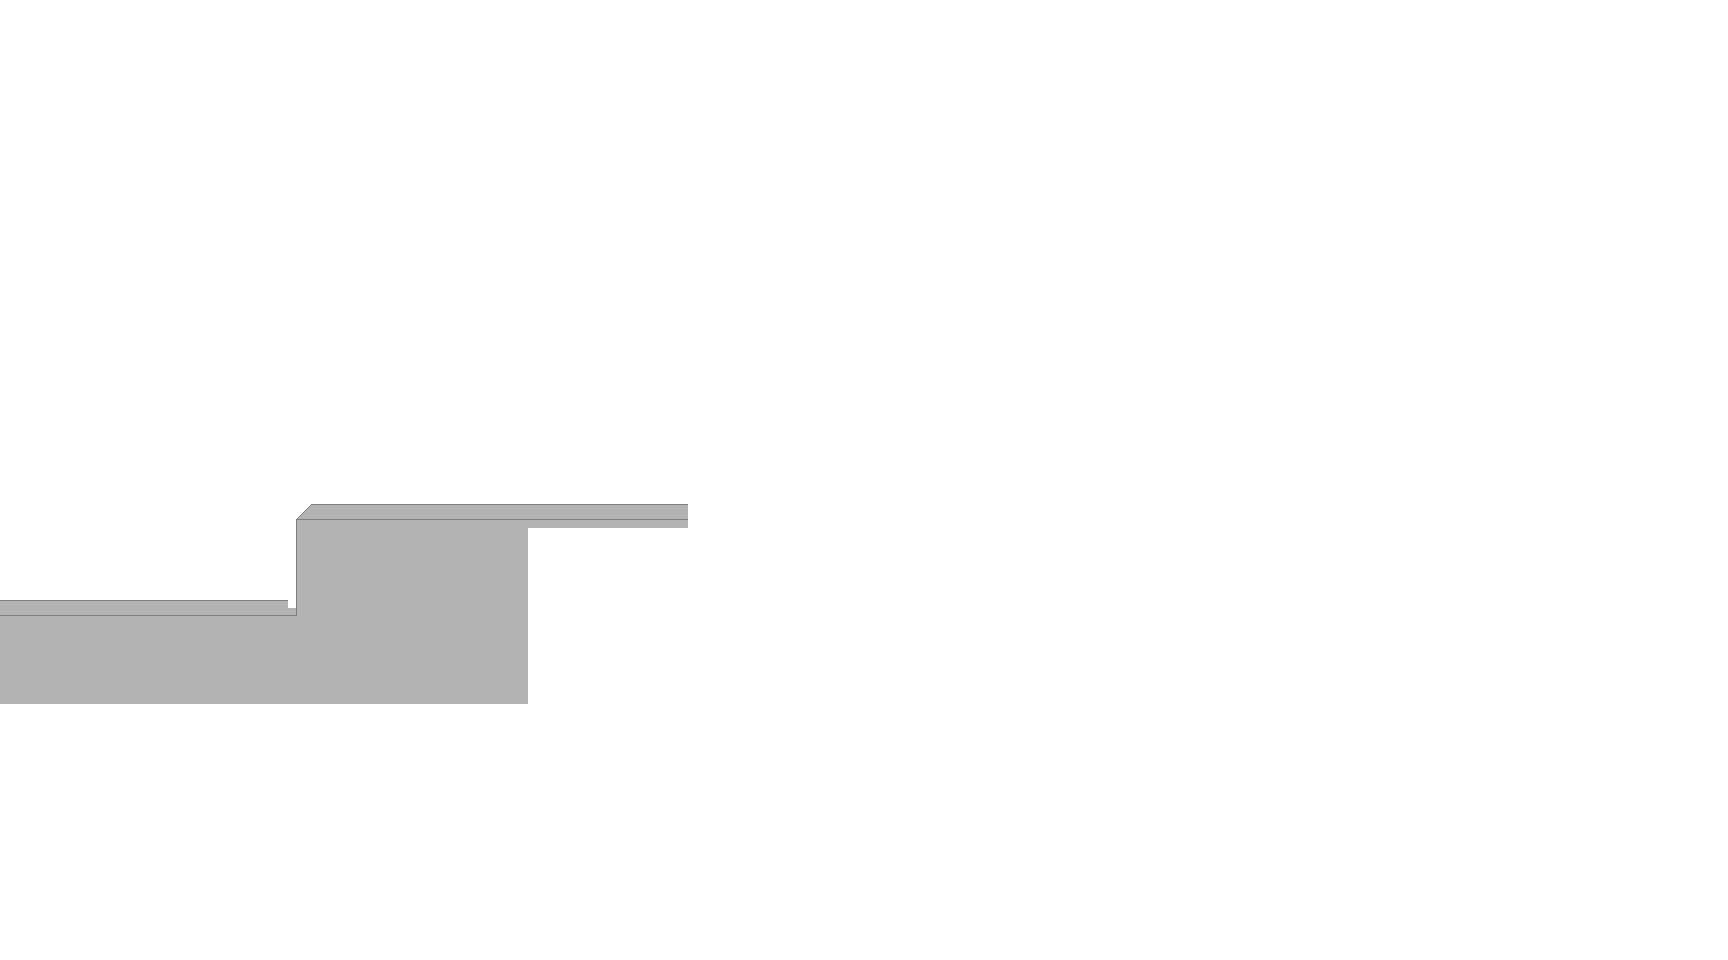

A level layout from a 2D game, rendered from its tile map. Below: a short description, then the map file with tile-grid data replaced by summaries:
An orthogonal 108x60 tile map with 16x16 px tiles, 4 tile layers (doors, background, mainlayer, foreground), 1 hidden layer not drawn and 25 objects (5x Briefcase, 2x Trigger, 2x Image, Player, Checkpoint, ...).

<map version="1.0" orientation="orthogonal" width="108" height="60" tilewidth="16" tileheight="16" backgroundcolor="#ffffff">
 <properties>
  <property name="physicsGravityY" value="-9.81" />
  <property name="physicsSimulationSpeed" value="1.0" />
  <property name="restrictScrollingToMapBoundary" value="YES" />
 </properties>
 <tileset firstgid="1" name="Tileset_GeometryB" tilewidth="16" tileheight="16" spacing="1" margin="1">
  <image source="Tileset_Geometry_16x16.png" width="256" height="256" />
 </tileset>
 <layer name="needed under objects to prevent crash" width="108" height="60" visible="0">
  <data>[6480 cells, 0 non-empty, 0 distinct tile ids]</data>
 </layer>
 <objectgroup name="HelperScreensizes" width="108" height="60" visible="0">
  <object x="0" y="640" width="576" height="320" />
  <object x="0" y="320" width="576" height="320" />
  <object x="0" y="0" width="576" height="320" />
  <object x="576" y="640" width="576" height="320" />
  <object x="576" y="0" width="576" height="320" />
  <object x="576" y="320" width="576" height="320" />
  <object x="1152" y="640" width="576" height="320" />
  <object x="1152" y="0" width="576" height="320" />
  <object x="1152" y="320" width="576" height="320" />
 </objectgroup>
 <layer name="doors" width="108" height="60">
  <data>[6480 cells, 0 non-empty, 0 distinct tile ids]</data>
 </layer>
 <layer name="background" width="108" height="60">
  <data>[6480 cells, 49 non-empty, 6 distinct tile ids]</data>
 </layer>
 <layer name="mainlayer" width="108" height="60">
  <properties>
   <property name="_mainTileLayer" value="YES" />
  </properties>
  <data>[6480 cells, 152 non-empty, 1 distinct tile ids]</data>
 </layer>
 <objectgroup color="#00ff00" name="game objects" width="108" height="60">
  <object name="player" type="Player" x="96" y="576" width="16" height="32" />
  <object name="spawnEntry" type="Checkpoint" x="48" y="832" width="16" height="32" />
  <object name="ExitToStageSelection" type="Trigger" x="0" y="800" width="16" height="64">
   <properties>
    <property name="info.checkpoint" value="spawnStage002" />
    <property name="info.tmxFile" value="DemoStageSelection.tmx" />
    <property name="notification" value="LoadMap" />
   </properties>
  </object>
  <object name="b1" type="Briefcase" x="208" y="832" width="16" height="16" />
  <object name="b2" type="Briefcase" x="240" y="832" width="16" height="16" />
  <object name="b3" type="Briefcase" x="272" y="832" width="16" height="16" />
  <object name="b4" type="Briefcase" x="304" y="832" width="16" height="16" />
  <object name="b5" type="Briefcase" x="336" y="832" width="16" height="16" />
  <object name="ld1" type="LockedDoor1" x="368" y="800" width="24" height="64" />
  <object name="ld2" type="LockedDoor2" x="416" y="800" width="24" height="64" />
  <object name="ld3" type="LockedDoor3" x="464" y="800" width="24" height="64" />
  <object name="ld5" type="LockedDoor5" x="560" y="800" width="24" height="64" />
  <object name="ld4" type="LockedDoor4" x="512" y="800" width="24" height="64" />
  <object name="ExitToStageSelection" type="Trigger" x="864" y="800" width="16" height="64">
   <properties>
    <property name="info.checkpoint" value="spawnStage002" />
    <property name="info.tmxFile" value="DemoStageSelection.tmx" />
    <property name="notification" value="LoadMap" />
   </properties>
  </object>
  <object name="abort" type="Image" x="64" y="816" width="80" height="32">
   <properties>
    <property name="imageName" value="dummy_abort.png" />
   </properties>
  </object>
  <object name="exit" type="Image" x="768" y="816" width="48" height="32">
   <properties>
    <property name="imageName" value="dummy_exit.png" />
   </properties>
  </object>
 </objectgroup>
 <layer name="foreground" width="108" height="60">
  <data>[6480 cells, 304 non-empty, 7 distinct tile ids]</data>
 </layer>
</map>
